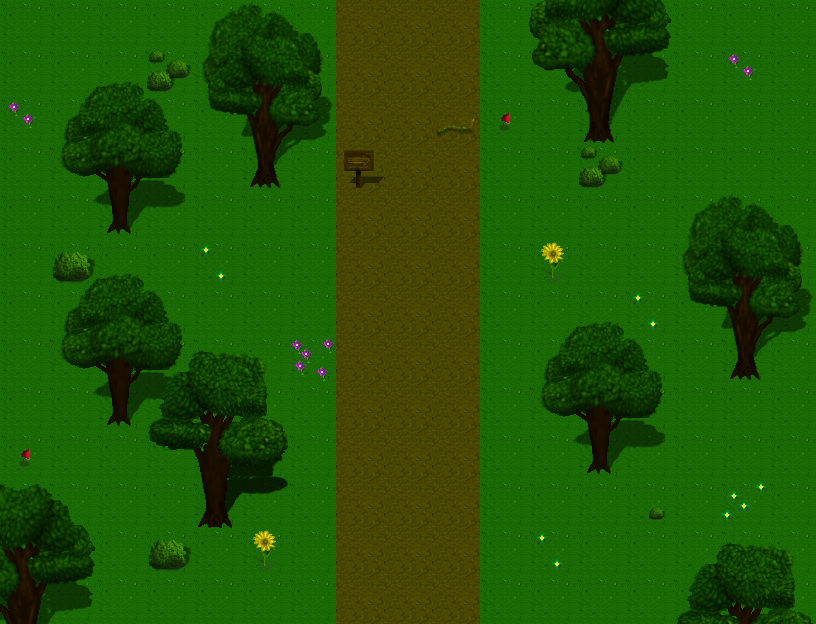

Rendered tile map (Tiled .tmx) drawn with the repository's tilesets; below, a short description and the full map source, tile grids included:
An orthogonal 17x13 tile map with 48x48 px tiles, 3 tile layers (Tile Layer 1, Object Layer, Object Layer 2), 2 tilesets and 5 objects.

<map version="1.9" tiledversion="1.9.2" orientation="orthogonal" renderorder="right-down" width="17" height="13" tilewidth="48" tileheight="48" infinite="0" nextlayerid="5" nextobjectid="6">
 <tileset firstgid="1" source="TileSet A.tsx" />
 <tileset firstgid="129" source="TileSet B.tsx" />
 <layer id="1" name="Tile Layer 1" width="17" height="13">
  <data encoding="csv">
1,1,1,1,1,1,1,33,33,33,1,1,1,1,1,1,1,
1,1,1,1,1,1,1,33,33,33,1,1,1,1,1,1,1,
1,1,1,1,1,1,1,33,33,33,1,1,1,1,1,1,1,
1,1,1,1,1,1,1,33,33,33,1,1,1,1,1,1,1,
1,1,1,1,1,1,1,41,33,33,1,1,1,1,1,1,1,
1,1,1,1,1,1,1,33,33,33,1,1,1,1,1,1,1,
1,1,1,1,1,1,1,33,33,33,1,1,1,1,1,1,1,
1,1,1,1,1,1,1,33,33,33,1,1,1,1,1,1,1,
1,1,1,1,1,1,1,33,33,33,1,1,1,1,1,1,1,
1,1,1,1,1,1,1,33,33,33,1,1,1,1,1,1,1,
1,1,1,1,1,1,1,33,33,33,1,1,1,1,1,1,1,
1,1,1,1,1,1,1,33,33,33,1,1,1,1,1,1,1,
1,1,1,1,1,1,1,33,33,33,1,1,1,1,1,1,1
</data>
 </layer>
 <layer id="2" name="Object Layer" width="17" height="13">
  <data encoding="csv">
0,0,0,0,196,197,198,0,0,0,0,209,210,211,0,0,0,
0,132,133,151,212,213,214,0,0,0,0,225,226,227,0,232,0,
232,148,149,150,228,229,230,0,0,137,215,241,242,243,0,0,0,
0,164,165,166,244,245,246,153,0,0,0,0,151,0,0,0,0,
0,180,181,182,0,0,0,0,0,0,0,0,0,0,196,197,198,
0,132,133,134,247,0,0,0,0,0,0,216,0,0,212,213,214,
0,148,149,150,0,0,0,0,0,0,0,132,133,247,228,229,230,
0,164,165,166,130,131,231,0,0,0,0,148,149,150,244,245,246,
0,180,181,182,146,147,0,0,0,0,0,164,165,166,0,0,0,
215,0,0,161,162,163,0,0,0,0,0,180,181,182,0,0,0,
194,195,0,177,178,179,0,0,0,0,0,0,0,152,0,248,0,
210,211,0,135,0,216,0,0,0,0,0,247,0,0,129,130,131,
226,227,0,0,0,0,0,0,0,0,0,0,0,0,145,146,147
</data>
 </layer>
 <layer id="3" name="Object Layer 2" width="17" height="13">
  <data encoding="csv">
0,0,0,0,0,0,0,0,0,0,0,0,0,0,0,0,0,
0,0,0,0,0,0,0,0,0,0,0,0,0,0,0,0,0,
0,0,0,0,0,0,0,0,0,0,0,0,0,0,0,0,0,
0,0,0,0,0,0,0,0,0,0,0,0,0,0,0,0,0,
0,0,0,0,0,0,0,0,0,0,0,0,0,0,0,0,0,
0,135,0,0,0,0,0,0,0,0,0,0,0,0,0,0,0,
0,0,0,0,0,0,0,0,0,0,0,0,0,0,0,0,0,
0,0,0,129,130,131,0,0,0,0,0,0,0,0,0,0,0,
0,0,0,145,146,147,0,0,0,0,0,0,0,0,0,0,0,
0,0,0,161,162,163,0,0,0,0,0,0,0,0,0,0,0,
0,0,0,177,178,179,0,0,0,0,0,0,0,0,0,0,0,
0,0,0,0,0,0,0,0,0,0,0,0,0,0,0,0,0,
0,0,0,0,0,0,0,0,0,0,0,0,0,0,0,0,0
</data>
 </layer>
 <objectgroup id="4" name="Collider Layer">
  <object id="1" x="288" y="-48" width="240" height="48" />
  <object id="2" x="288" y="0" width="48" height="624" />
  <object id="3" x="480" y="0" width="48" height="624" />
  <object id="4" x="288" y="624" width="240" height="48" />
  <object id="5" x="336" y="144" width="48" height="48" />
 </objectgroup>
</map>
